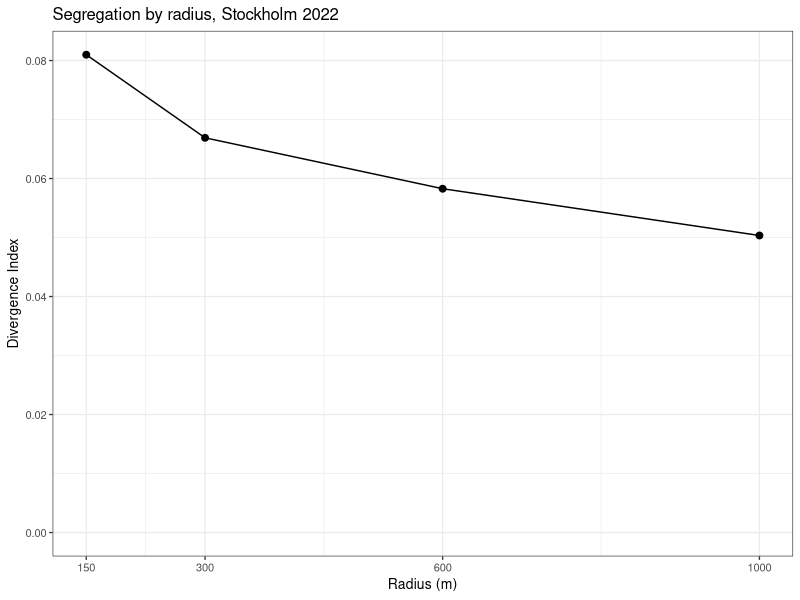
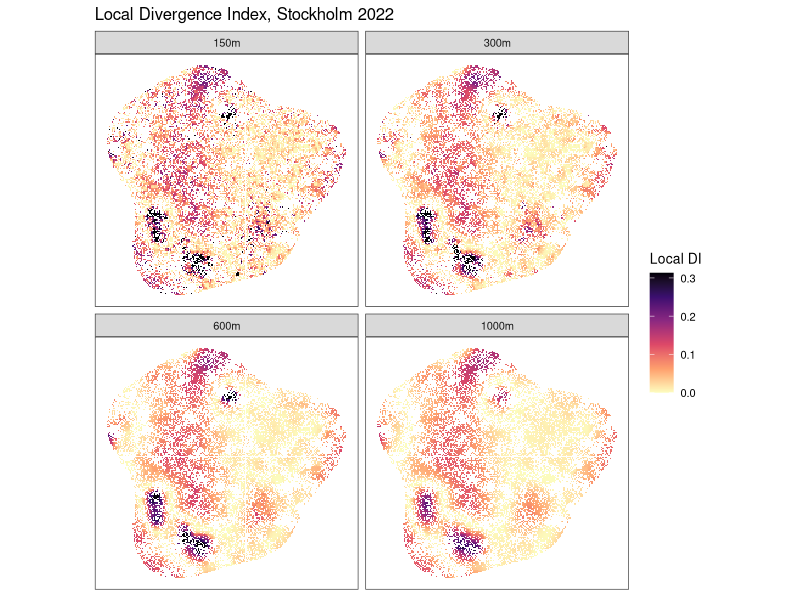

Source code (R) for these figures, in order:
# =============================================================================
# Multiscale Divergence Index (DI), Stockholm 2022
#
# Method:
#   - for every 100 m cell in Stockholm municipality (180), sum the group counts
#     of all cells whose centre lies within the radius (the cell itself included;
#     cells in the 10 km buffer count as neighbours)
#   - local DI = sum over groups of p * log(p / r), where p is the local share
#     and r the share in Stockholm municipality
#   - radii: 150, 300, 600, 1000 m
#
# Groups: sb = born in Sweden, fb_e = born in Europe, fb_ne = born outside Europe
# =============================================================================

library(dplyr)
library(tidyr)
library(readr)
library(ggplot2)

dir.create("results", showWarnings = FALSE)

# -----------------------------------------------------------------------------
# Data: one row per 100 m cell (e, n = lower-left corner, SWEREF99 TM)
# -----------------------------------------------------------------------------
cnt <- read_csv("data/simulated_grid_2022.csv", show_col_types = FALSE,
                col_select = c(year, municipality, e, n, sb, fb_e, fb_ne)) %>%
  filter(year == 2022) %>%
  transmute(x = e, y = n, municipality, sb, fb_e, fb_ne,
            in_target = municipality == 180)

# Reference: composition of Stockholm municipality
ref <- cnt %>%
  filter(in_target) %>%
  summarise(pop = sum(sb) + sum(fb_e) + sum(fb_ne),
            r_sb = sum(sb) / pop, r_fb_e = sum(fb_e) / pop, r_fb_ne = sum(fb_ne) / pop)

# Target cells: Stockholm municipality only
tgt <- cnt %>% filter(in_target) %>% select(x, y)

# -----------------------------------------------------------------------------
# Local sums within each radius and the local DI
# -----------------------------------------------------------------------------
focal <- list()
for (b in c(150, 300, 600, 1000)) {
  # offsets (in metres) of the cells within radius b
  k   <- floor(b / 100) * 100
  off <- expand_grid(dx = seq(-k, k, 100), dy = seq(-k, k, 100)) %>% filter(dx^2 + dy^2 <= b^2)

  # every target cell paired with every neighbour position; neighbour counts summed per target cell
  focal[[as.character(b)]] <- cross_join(tgt, off) %>%
    mutate(nx = x + dx, ny = y + dy) %>%
    inner_join(cnt %>% select(nx = x, ny = y, sb, fb_e, fb_ne), by = c("nx", "ny")) %>%
    group_by(x, y) %>%
    summarise(across(c(sb, fb_e, fb_ne), sum), .groups = "drop") %>%
    cross_join(ref %>% select(-pop)) %>%
    mutate(pop = sb + fb_e + fb_ne,
           DI  = if_else(pop > 0,
                         if_else(sb    > 0, (sb    / pop) * log((sb    / pop) / r_sb),    0) +
                         if_else(fb_e  > 0, (fb_e  / pop) * log((fb_e  / pop) / r_fb_e),  0) +
                         if_else(fb_ne > 0, (fb_ne / pop) * log((fb_ne / pop) / r_fb_ne), 0),
                         NA_real_),
           bw = b) %>%
    select(x, y, bw, local_pop = pop, DI)

  cat(sprintf("local sums at %4dm: %d cells in the radius\n", b, nrow(off)))
}

# Local DI for every Stockholm cell and radius, with the cell's own population
local <- bind_rows(focal) %>%
  left_join(cnt %>% transmute(x, y, own_pop = sb + fb_e + fb_ne), by = c("x", "y"))

# -----------------------------------------------------------------------------
# Summary: DI for Stockholm at each radius
# -----------------------------------------------------------------------------
# DI = mean of local DI weighted by each cell's own population
summary_bw <- local %>%
  group_by(bw) %>%
  summarise(DI_local_med = median(DI, na.rm = TRUE),
            DI_local_p90 = quantile(DI, 0.9, na.rm = TRUE),
            DI           = weighted.mean(DI, own_pop, na.rm = TRUE),   # last: it overwrites DI
            cells        = n(),
            pop          = sum(own_pop))
print(summary_bw)

write_csv(summary_bw, "results/DI_stockholm_by_radius.csv")
write_csv(local,      "results/DI_local_cells.csv")   # cell level: keep out of GitHub

# -----------------------------------------------------------------------------
# Figures
# -----------------------------------------------------------------------------
radius_labels <- c("150m", "300m", "600m", "1000m")
theme_set(theme_bw(10))

ggsave("results/fig_DI_by_radius.png", width = 6, height = 4, dpi = 200,
       ggplot(summary_bw, aes(bw, DI)) +
         geom_line() +
         geom_point(size = 2) +
         scale_x_continuous(breaks = c(150, 300, 600, 1000)) +
         expand_limits(y = 0) +
         labs(x = "Radius (m)", y = "Divergence Index", title = "Segregation by radius, Stockholm 2022"))

ggsave("results/fig_map_local_DI.png", width = 9, height = 8, dpi = 200,
       ggplot(local %>% mutate(radius = factor(paste0(bw, "m"), radius_labels)),
              aes(x + 50, y + 50, fill = DI)) +
         geom_tile(width = 100, height = 100) +
         facet_wrap(~ radius) +
         scale_fill_viridis_c(option = "magma", direction = -1,
                              limits = c(0, quantile(local$DI, 0.99, na.rm = TRUE)), oob = scales::squish) +
         coord_equal() +
         labs(x = NULL, y = NULL, fill = "Local DI", title = "Local Divergence Index, Stockholm 2022") +
         theme(axis.text = element_blank(), axis.ticks = element_blank(), panel.grid = element_blank()))
